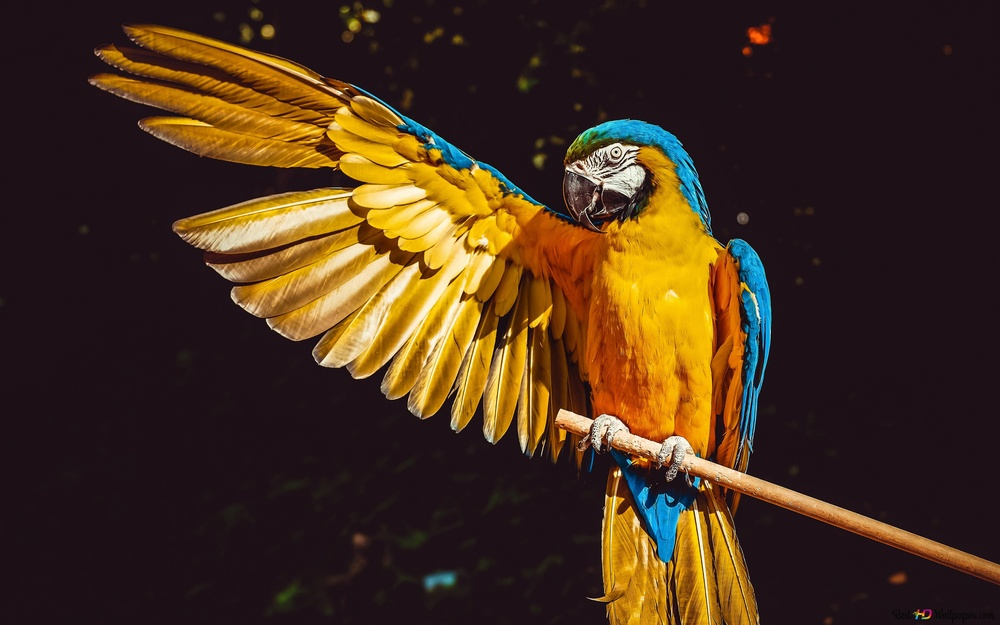
#> input picture Lab/img/lab1-img1.jpg, 1000 x 625 px, shrunk from 3840 x 2400 before the run
$ jupyter execute Lab2.ipynb
#> lines starting #> are read from the running program, lines starting #| are printed output that depends on the picture
## Lab 2.1

#### Lab นี้ รอผลลัพธ์นานแล้วแต่เครื่อง

### LAB 2.1.1

[cell 1]
import numpy as np
import cv2

# 1. อ่านภาพเข้ามาเป็น Image Array ที่มีสี
image = cv2.imread('./img/lab1-img1.jpg')
#> image is the input picture: shape (625, 1000, 3); mean B, G, R 29.1, 48.4, 71.2
height, width, channels = image.shape
#> height = 625; width = 1000; channels = 3

# 2. ปรับค่าพิกเซลของแต่ละช่องสี (R, G, B) โดยใช้สมการเส้นตรง g(x,y) = aƒ(x,y) + b
# และ 3. ปรับค่าพิกเซลที่เกินช่วงค่า bit_dept = 8
def adjust_pixel_value(image, a, b):
    new_image = np.zeros_like(image)
    for i in range(height):
        for j in range(width):
            for c in range(channels):
                value = a * image[i, j, c] + b
                if value > 255:
                    value = 255
                elif value < 0:
                    value = 0
                new_image[i, j, c] = value
    return new_image

# สร้างภาพทั้งหมด
images = []
for a in np.linspace(0.5, 1.5, 5):  # ปรับค่า a จาก 0.5 ถึง 1.5 ด้วยจำนวน 5 ค่า
    for b in np.linspace(-50, 50, 4):  # ปรับค่า b จาก -50 ถึง 50 ด้วยจำนวน 4 ค่า
        images.append(adjust_pixel_value(image, a, b))
#> after the loop, images = 20 items

# 4. บันทึกภาพทั้งหมดเป็นไฟล์วิดีโอ .mp4
fourcc = cv2.VideoWriter_fourcc(*'mp4v')
#> fourcc = 1983148141
out = cv2.VideoWriter('./output/output_video.mp4', fourcc, 1, (width, height))

for img in images:
    out.write(img)
#> this loop made 20 passes

out.release()

### Lab 2.1.2

[cell 2]
import cv2
import numpy as np

def adjust_gamma(image, gamma, a=1, b=0):
    # ปรับค่าพิกเซลของภาพโดยใช้สมการ Gamma
    image = image / 255.0
    image = cv2.pow(image, gamma)
    out = a * image + b
    out = np.clip(out, 0, 1)
    out = (out * 255).astype(np.uint8)
    return out

# โหลดภาพ
image_path = "./img/lab1-img1.jpg"
image = cv2.imread(image_path)

# กำหนดค่า gamma สำหรับการปรับค่าพิกเซล
gammas = np.concatenate((np.linspace(0.1, 1, 10), np.linspace(1.1, 2, 10)))

# สร้าง VideoWriter สำหรับเขียนวิดีโอ
fourcc = cv2.VideoWriter_fourcc(*'mp4v')
height, width = image.shape[:2]
out = cv2.VideoWriter('./output/output.mp4', fourcc, 1.0, (width, height))

for gamma in gammas:
    adjusted = adjust_gamma(image, gamma)
    out.write(adjusted)
#> this loop made 20 passes
#> pass 1, in adjust_gamma, `image = cv2.pow(image, gamma)`:
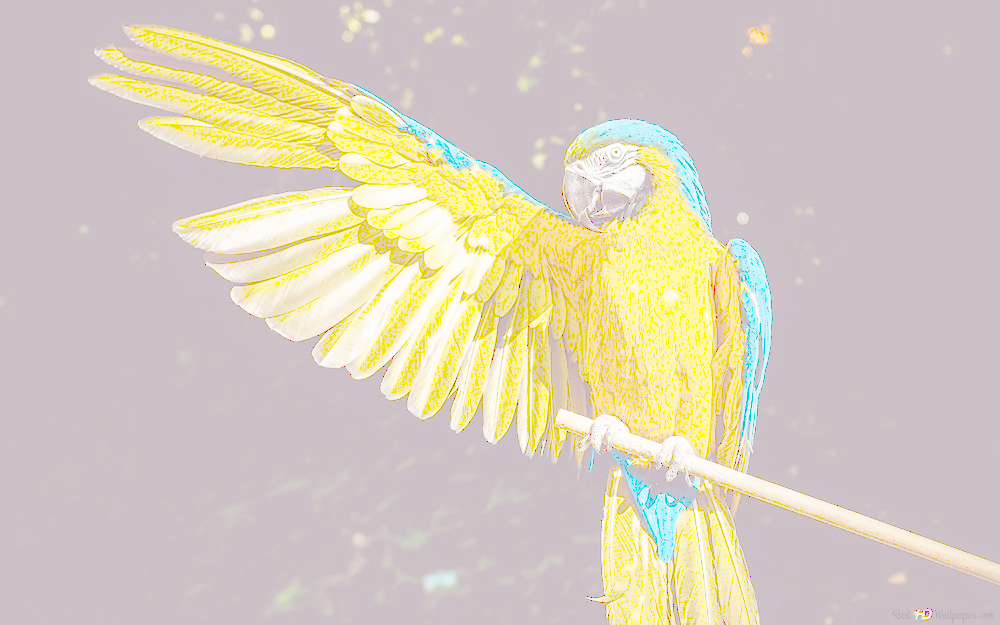
#> image: shape (625, 1000, 3) float64; mean of channels 0, 1, 2 0.749, 0.807, 0.846; drawn as B, G, R
#> after the loop:
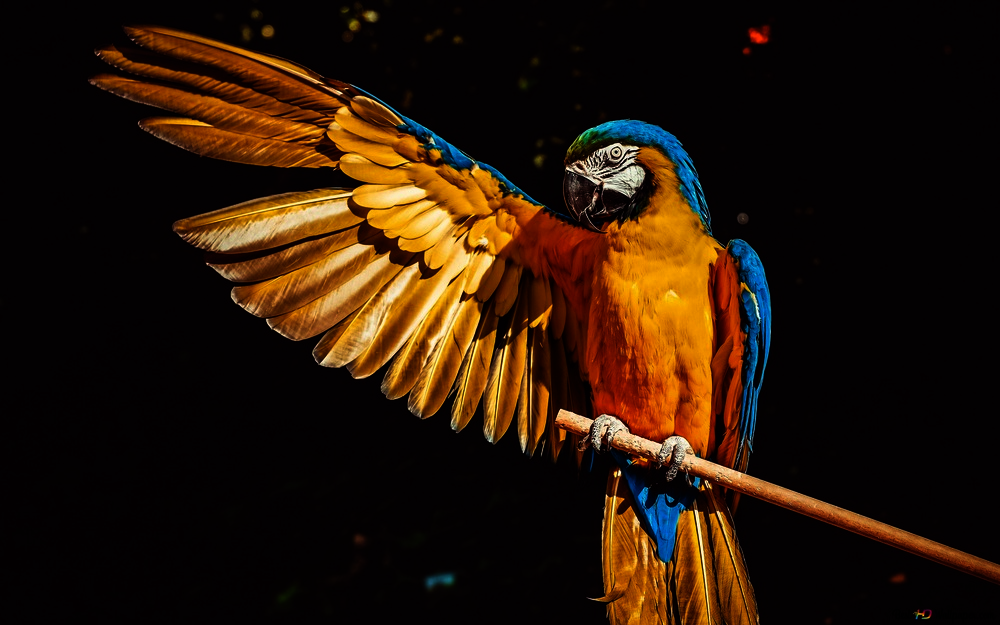
#> adjusted: shape (625, 1000, 3); mean B, G, R 7.8, 22.4, 40.9

out.release()

# Lab 2.2

### Lab 2.2

[cell 3]
import cv2
import numpy as np
import matplotlib.pyplot as plt

# โหลดภาพ
image = cv2.imread('./img/lab1-img1.jpg')
# แปลงสีจาก BGR เป็น RGB
image = cv2.cvtColor(image, cv2.COLOR_BGR2RGB)

# แยกแต่ละช่องสี R, G, B
r, g, b = cv2.split(image)

# ทำ Histogram Equalization สำหรับแต่ละช่องสี
r_eq = cv2.equalizeHist(r)
g_eq = cv2.equalizeHist(g)
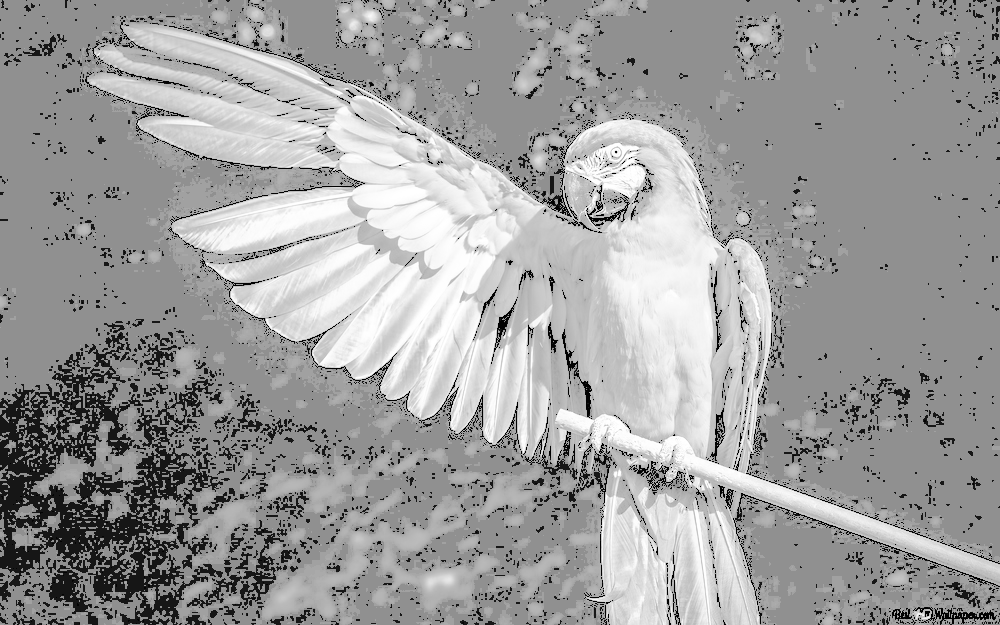
#> g_eq: shape (625, 1000); min 0, max 255, mean 157.8
b_eq = cv2.equalizeHist(b)
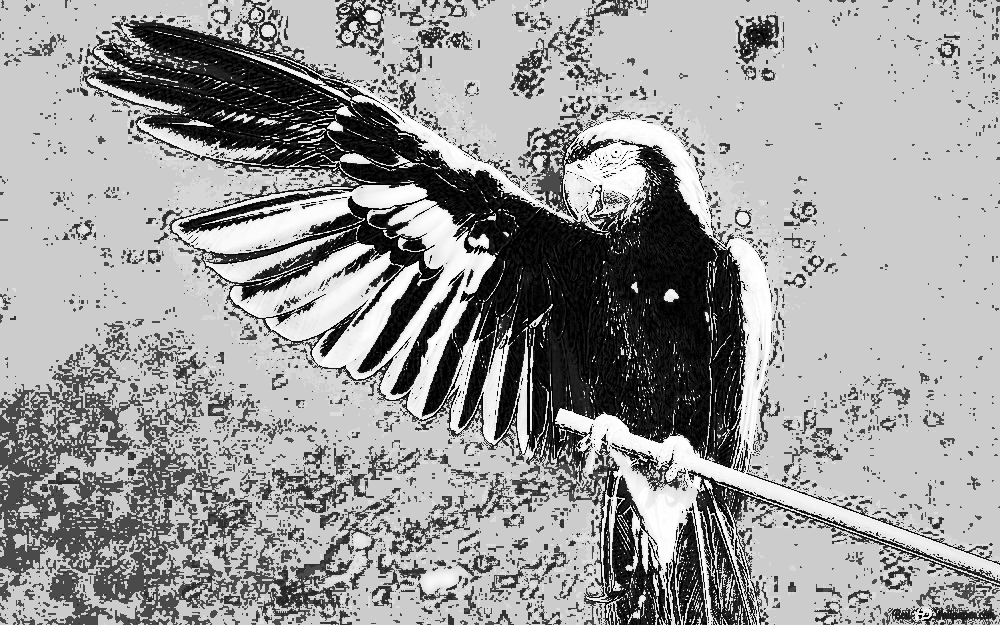
#> b_eq: shape (625, 1000); min 0, max 255, mean 155

# รวมช่องสี R, G, B กลับเป็นภาพสี
equalized_image = cv2.merge([r_eq, g_eq, b_eq])
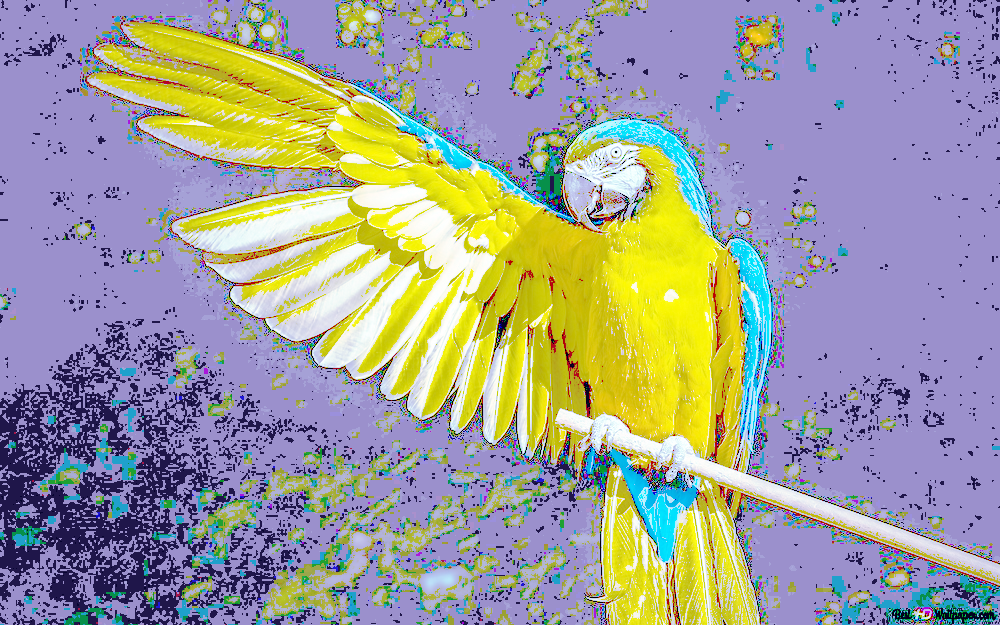
#> equalized_image: shape (625, 1000, 3); mean R, G, B 158.6, 157.8, 155

# คำนวณ Histogram สำหรับภาพต้นฉบับและภาพหลังทำ Histogram Equalization
hist_r = cv2.calcHist([r], [0], None, [256], [0, 256])
#> hist_r = 256 values, max 302904 at index 29, min 224 at index 1, mean 2441.4
hist_g = cv2.calcHist([g], [0], None, [256], [0, 256])
#> hist_g = 256 values, max 298781 at index 16, min 34 at index 253, mean 2441.4
hist_b = cv2.calcHist([b], [0], None, [256], [0, 256])
#> hist_b = 256 values, max 304141 at index 23, min 1 at index 253, mean 2441.4

hist_r_eq = cv2.calcHist([r_eq], [0], None, [256], [0, 256])
#> hist_r_eq = 256 values, max 302904 at index 155, min 0 at index 6, mean 2441.4
hist_g_eq = cv2.calcHist([g_eq], [0], None, [256], [0, 256])
#> hist_g_eq = 256 values, max 298781 at index 144, min 0 at index 3, mean 2441.4
hist_b_eq = cv2.calcHist([b_eq], [0], None, [256], [0, 256])
#> hist_b_eq = 256 values, max 304141 at index 204, min 0 at index 1, mean 2441.4

# แสดงภาพและ Histogram
plt.figure(figsize=(12, 6))

# แถวแรก: ภาพต้นฉบับและ Histogram ของภาพต้นฉบับ
plt.subplot(2, 2, 1)
plt.imshow(image)
plt.title('Original Color Image')

plt.subplot(2, 2, 2)
plt.plot(hist_r, color='red', label='R')
plt.plot(hist_g, color='green', label='G')
plt.plot(hist_b, color='blue', label='B')
plt.title('Hist Original image')
plt.legend()

# แถวที่สอง: ภาพหลังทำ Histogram Equalization และ Histogram ของภาพหลังทำ
plt.subplot(2, 2, 3)
plt.imshow(equalized_image)
plt.title('Equalized Image')

plt.subplot(2, 2, 4)
plt.plot(hist_r_eq, color='red', label='R')
plt.plot(hist_g_eq, color='green', label='G')
plt.plot(hist_b_eq, color='blue', label='B')
plt.title('Hist Equalized image')
plt.legend()

plt.tight_layout()
plt.show()
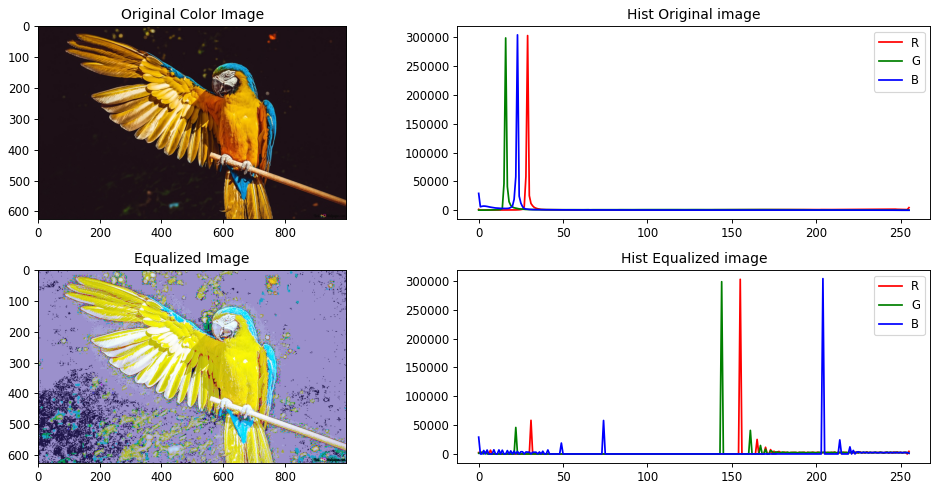
#> figure drawn by matplotlib, 4 panels; panel 2: curve peaks at x = 29, y = 302904; panel 2: curve peaks at x = 16, y = 298781; panel 2: curve peaks at x = 23, y = 304141; panel 4: curve peaks at x = 155, y = 302904

# Lab 2.3

### Lab 2.3

[cell 4]
import cv2
import numpy as np
import matplotlib.pyplot as plt

# 1. อ่านไฟล์ภาพ
source_image = cv2.imread('./img/lab2-img2.jpg')
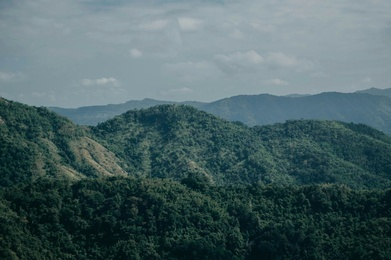
#> input picture Lab/img/lab2-img2.jpg, 391 x 260 px, shrunk from 1500 x 1000 before the run
#> source_image is the input picture: shape (260, 391, 3); mean B, G, R 101.9, 99, 75.7
template_image = cv2.imread('./img/lab2-img1.jpg')
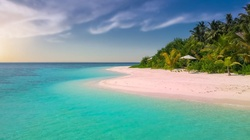
#> input picture Lab/img/lab2-img1.jpg, 250 x 140 px, shrunk from 960 x 537 before the run
#> template_image is the input picture: shape (140, 250, 3); mean B, G, R 155.3, 159, 116.5

# 2. คำนวณค่า Normalized Histogram (pdf)
def compute_pdf(image):
    pdf = []
    for channel in range(3):
        hist = cv2.calcHist([image], [channel], None, [256], [0, 256])
        pdf.append(hist / hist.sum())
#> after the loop, pdf = 3 items
    return pdf

source_pdf = compute_pdf(source_image)
#> source_pdf = 3 items
template_pdf = compute_pdf(template_image)
#> template_pdf = 3 items

# 3. คำนวณค่า Cumulative Histogram (cdf)
def compute_cdf(pdf):
    return [np.cumsum(p) for p in pdf]

source_cdf = compute_cdf(source_pdf)
#> source_cdf = 3 items
template_cdf = compute_cdf(template_pdf)
#> template_cdf = 3 items

# 4. เขียนฟังก์ชั่นเพื่อทำ Histogram Matching
def histogram_matching(source, template_cdf):
    matched = np.zeros_like(source)
    for channel in range(3):
        inv_cdf = np.zeros(256)
        for i in range(256):
            j = np.argmin(np.abs(template_cdf[channel] - source_cdf[channel][i]))
            inv_cdf[i] = j
        matched[..., channel] = inv_cdf[source[..., channel]]
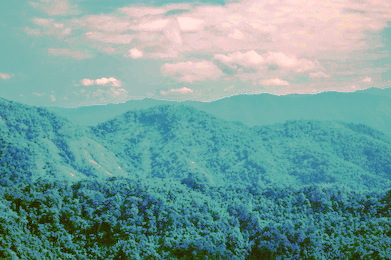
#> matched: shape (260, 391, 3); mean B, G, R 156, 159.2, 117.5
    return matched

matched_image = histogram_matching(source_image, template_cdf)
matched_pdf = compute_pdf(matched_image)
#> matched_pdf = 3 items
matched_cdf = compute_cdf(matched_pdf)
#> matched_cdf = 3 items

# 5. แสดงภาพเปรียบเทียบ
plt.figure(figsize=(18, 12))

# แถวแรก: Source Image, PDF และ CDF
plt.subplot(3, 3, 1)
plt.imshow(cv2.cvtColor(source_image, cv2.COLOR_BGR2RGB))
plt.title('Source Image')

plt.subplot(3, 3, 2)
plt.plot(source_pdf[0], color='red', label='R')
plt.plot(source_pdf[1], color='green', label='G')
plt.plot(source_pdf[2], color='blue', label='B')
plt.title('Source PDF')
plt.legend()

plt.subplot(3, 3, 3)
plt.plot(source_cdf[0], color='red', label='R')
plt.plot(source_cdf[1], color='green', label='G')
plt.plot(source_cdf[2], color='blue', label='B')
plt.title('Source CDF')
plt.legend()

# แถวที่สอง: Template Image, PDF และ CDF
plt.subplot(3, 3, 4)
plt.imshow(cv2.cvtColor(template_image, cv2.COLOR_BGR2RGB))
plt.title('Template Image')

plt.subplot(3, 3, 5)
plt.plot(template_pdf[0], color='red', label='R')
plt.plot(template_pdf[1], color='green', label='G')
plt.plot(template_pdf[2], color='blue', label='B')
plt.title('Template PDF')
plt.legend()

plt.subplot(3, 3, 6)
plt.plot(template_cdf[0], color='red', label='R')
plt.plot(template_cdf[1], color='green', label='G')
plt.plot(template_cdf[2], color='blue', label='B')
plt.title('Template CDF')
plt.legend()

# แถวที่สาม: Matched Image, PDF และ CDF
plt.subplot(3, 3, 7)
plt.imshow(cv2.cvtColor(matched_image, cv2.COLOR_BGR2RGB))
plt.title('Matched Image')

plt.subplot(3, 3, 8)
plt.plot(matched_pdf[0], color='red', label='R')
plt.plot(matched_pdf[1], color='green', label='G')
plt.plot(matched_pdf[2], color='blue', label='B')
plt.title('Matched PDF')
plt.legend()

plt.subplot(3, 3, 9)
plt.plot(matched_cdf[0], color='red', label='R')
plt.plot(matched_cdf[1], color='green', label='G')
plt.plot(matched_cdf[2], color='blue', label='B')
plt.title('Matched CDF')
plt.legend()

plt.tight_layout()
plt.show()
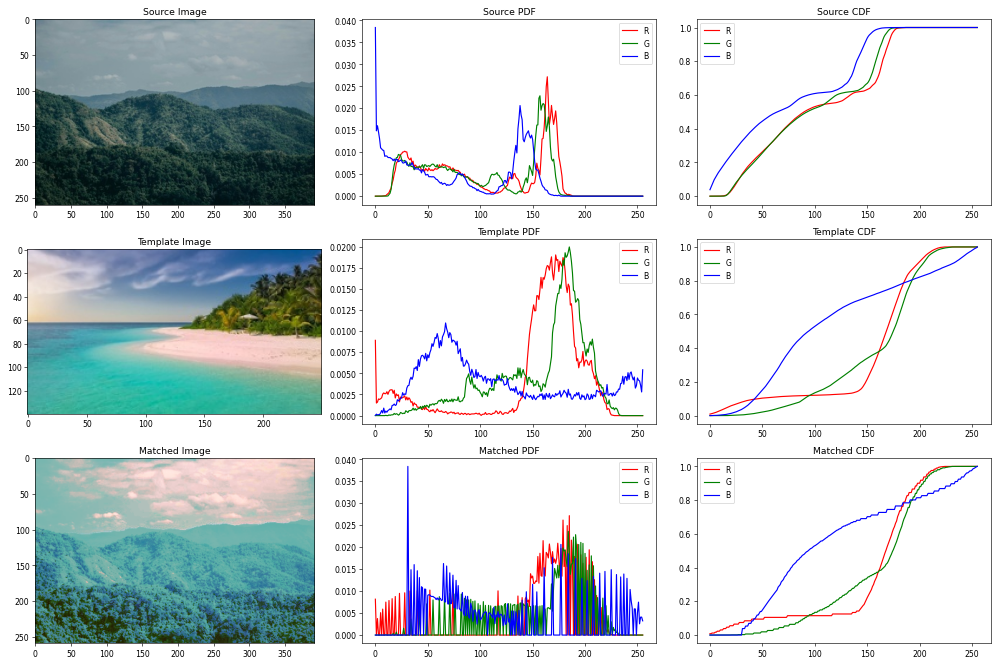
#> figure drawn by matplotlib, 9 panels; panel 2: curve peaks at x = 164, y = 0.0272; panel 2: curve peaks at x = 157, y = 0.0229; panel 2: curve peaks at x = 0, y = 0.0384; panel 3: curve peaks at x = 189, y = 1

# 6. เขียนโปรแกรม save รูปภาพผลลัพธ์
if matched_image.dtype != np.uint8:
    matched_image = (matched_image * 255).astype(np.uint8)
cv2.imwrite('./output/matched_image.jpg', matched_image)
#> Out = True
